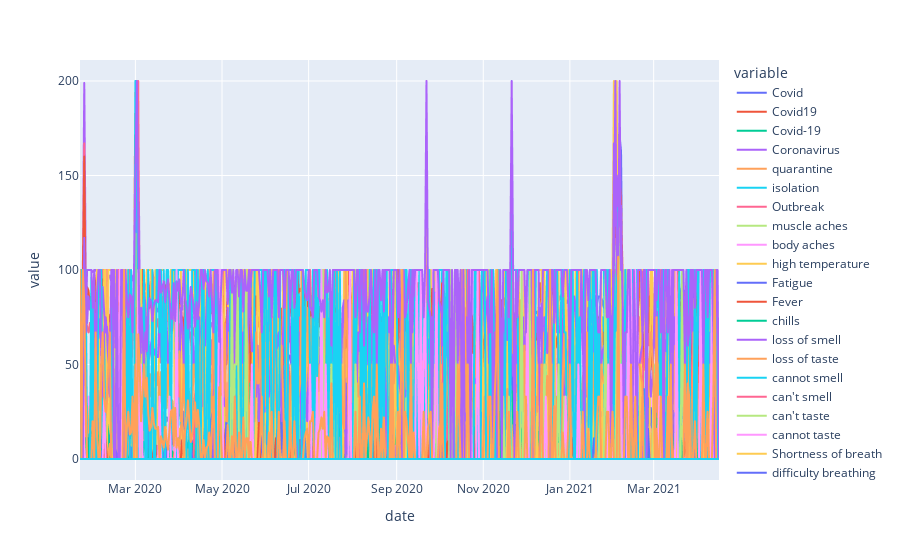

The code cell stored with this chart in its notebook:
### Code cell
px.line(df_t)

### Figure 1 — Plotly figure (JSON) as saved in the notebook; plotly's stock layout.template omitted (floating-point values rounded to 4 significant figures; data arrays with more than 128 entries replaced by an {"elided": "..."} marker saying what was removed)
{"data": [{"hovertemplate": "variable=Covid<br>date=%{x}<br>value=%{y}<extra></extra>", "legendgroup": "Covid", "line": {"color": "#636efa", "dash": "solid"}, "mode": "lines", "name": "Covid", "showlegend": true, "type": "scattergl", "x": {"elided": "451 str values"}, "xaxis": "x", "y": {"elided": "451 int values"}, "yaxis": "y"}, {"hovertemplate": "variable=Covid19<br>date=%{x}<br>value=%{y}<extra></extra>", "legendgroup": "Covid19", "line": {"color": "#EF553B", "dash": "solid"}, "mode": "lines", "name": "Covid19", "showlegend": true, "type": "scattergl", "x": {"elided": "451 str values"}, "xaxis": "x", "y": {"elided": "451 int values"}, "yaxis": "y"}, {"hovertemplate": "variable=Covid-19<br>date=%{x}<br>value=%{y}<extra></extra>", "legendgroup": "Covid-19", "line": {"color": "#00cc96", "dash": "solid"}, "mode": "lines", "name": "Covid-19", "showlegend": true, "type": "scattergl", "x": {"elided": "451 str values"}, "xaxis": "x", "y": {"elided": "451 int values"}, "yaxis": "y"}, {"hovertemplate": "variable=Coronavirus<br>date=%{x}<br>value=%{y}<extra></extra>", "legendgroup": "Coronavirus", "line": {"color": "#ab63fa", "dash": "solid"}, "mode": "lines", "name": "Coronavirus", "showlegend": true, "type": "scattergl", "x": {"elided": "451 str values"}, "xaxis": "x", "y": {"elided": "451 int values"}, "yaxis": "y"}, {"hovertemplate": "variable=quarantine<br>date=%{x}<br>value=%{y}<extra></extra>", "legendgroup": "quarantine", "line": {"color": "#FFA15A", "dash": "solid"}, "mode": "lines", "name": "quarantine", "showlegend": true, "type": "scattergl", "x": {"elided": "451 str values"}, "xaxis": "x", "y": {"elided": "451 int values"}, "yaxis": "y"}, {"hovertemplate": "variable=isolation<br>date=%{x}<br>value=%{y}<extra></extra>", "legendgroup": "isolation", "line": {"color": "#19d3f3", "dash": "solid"}, "mode": "lines", "name": "isolation", "showlegend": true, "type": "scattergl", "x": {"elided": "451 str values"}, "xaxis": "x", "y": {"elided": "451 int values"}, "yaxis": "y"}, {"hovertemplate": "variable=Outbreak<br>date=%{x}<br>value=%{y}<extra></extra>", "legendgroup": "Outbreak", "line": {"color": "#FF6692", "dash": "solid"}, "mode": "lines", "name": "Outbreak", "showlegend": true, "type": "scattergl", "x": {"elided": "451 str values"}, "xaxis": "x", "y": {"elided": "451 int values"}, "yaxis": "y"}, {"hovertemplate": "variable=muscle aches<br>date=%{x}<br>value=%{y}<extra></extra>", "legendgroup": "muscle aches", "line": {"color": "#B6E880", "dash": "solid"}, "mode": "lines", "name": "muscle aches", "showlegend": true, "type": "scattergl", "x": {"elided": "451 str values"}, "xaxis": "x", "y": {"elided": "451 int values"}, "yaxis": "y"}, {"hovertemplate": "variable=body aches<br>date=%{x}<br>value=%{y}<extra></extra>", "legendgroup": "body aches", "line": {"color": "#FF97FF", "dash": "solid"}, "mode": "lines", "name": "body aches", "showlegend": true, "type": "scattergl", "x": {"elided": "451 str values"}, "xaxis": "x", "y": {"elided": "451 int values"}, "yaxis": "y"}, {"hovertemplate": "variable=high temperature<br>date=%{x}<br>value=%{y}<extra></extra>", "legendgroup": "high temperature", "line": {"color": "#FECB52", "dash": "solid"}, "mode": "lines", "name": "high temperature", "showlegend": true, "type": "scattergl", "x": {"elided": "451 str values"}, "xaxis": "x", "y": {"elided": "451 int values"}, "yaxis": "y"}, {"hovertemplate": "variable=Fatigue<br>date=%{x}<br>value=%{y}<extra></extra>", "legendgroup": "Fatigue", "line": {"color": "#636efa", "dash": "solid"}, "mode": "lines", "name": "Fatigue", "showlegend": true, "type": "scattergl", "x": {"elided": "451 str values"}, "xaxis": "x", "y": {"elided": "451 int values"}, "yaxis": "y"}, {"hovertemplate": "variable=Fever<br>date=%{x}<br>value=%{y}<extra></extra>", "legendgroup": "Fever", "line": {"color": "#EF553B", "dash": "solid"}, "mode": "lines", "name": "Fever", "showlegend": true, "type": "scattergl", "x": {"elided": "451 str values"}, "xaxis": "x", "y": {"elided": "451 int values"}, "yaxis": "y"}, {"hovertemplate": "variable=chills<br>date=%{x}<br>value=%{y}<extra></extra>", "legendgroup": "chills", "line": {"color": "#00cc96", "dash": "solid"}, "mode": "lines", "name": "chills", "showlegend": true, "type": "scattergl", "x": {"elided": "451 str values"}, "xaxis": "x", "y": {"elided": "451 int values"}, "yaxis": "y"}, {"hovertemplate": "variable=loss of smell<br>date=%{x}<br>value=%{y}<extra></extra>", "legendgroup": "loss of smell", "line": {"color": "#ab63fa", "dash": "solid"}, "mode": "lines", "name": "loss of smell", "showlegend": true, "type": "scattergl", "x": {"elided": "451 str values"}, "xaxis": "x", "y": {"elided": "451 int values"}, "yaxis": "y"}, {"hovertemplate": "variable=loss of taste<br>date=%{x}<br>value=%{y}<extra></extra>", "legendgroup": "loss of taste", "line": {"color": "#FFA15A", "dash": "solid"}, "mode": "lines", "name": "loss of taste", "showlegend": true, "type": "scattergl", "x": {"elided": "451 str values"}, "xaxis": "x", "y": {"elided": "451 int values"}, "yaxis": "y"}, {"hovertemplate": "variable=cannot smell<br>date=%{x}<br>value=%{y}<extra></extra>", "legendgroup": "cannot smell", "line": {"color": "#19d3f3", "dash": "solid"}, "mode": "lines", "name": "cannot smell", "showlegend": true, "type": "scattergl", "x": {"elided": "451 str values"}, "xaxis": "x", "y": {"elided": "451 int values"}, "yaxis": "y"}, {"hovertemplate": "variable=can't smell<br>date=%{x}<br>value=%{y}<extra></extra>", "legendgroup": "can't smell", "line": {"color": "#FF6692", "dash": "solid"}, "mode": "lines", "name": "can't smell", "showlegend": true, "type": "scattergl", "x": {"elided": "451 str values"}, "xaxis": "x", "y": {"elided": "451 int values"}, "yaxis": "y"}, {"hovertemplate": "variable=can't taste<br>date=%{x}<br>value=%{y}<extra></extra>", "legendgroup": "can't taste", "line": {"color": "#B6E880", "dash": "solid"}, "mode": "lines", "name": "can't taste", "showlegend": true, "type": "scattergl", "x": {"elided": "451 str values"}, "xaxis": "x", "y": {"elided": "451 int values"}, "yaxis": "y"}, {"hovertemplate": "variable=cannot taste<br>date=%{x}<br>value=%{y}<extra></extra>", "legendgroup": "cannot taste", "line": {"color": "#FF97FF", "dash": "solid"}, "mode": "lines", "name": "cannot taste", "showlegend": true, "type": "scattergl", "x": {"elided": "451 str values"}, "xaxis": "x", "y": {"elided": "451 int values"}, "yaxis": "y"}, {"hovertemplate": "variable=Shortness of breath<br>date=%{x}<br>value=%{y}<extra></extra>", "legendgroup": "Shortness of breath", "line": {"color": "#FECB52", "dash": "solid"}, "mode": "lines", "name": "Shortness of breath", "showlegend": true, "type": "scattergl", "x": {"elided": "451 str values"}, "xaxis": "x", "y": {"elided": "451 int values"}, "yaxis": "y"}, {"hovertemplate": "variable=difficulty breathing<br>date=%{x}<br>value=%{y}<extra></extra>", "legendgroup": "difficulty breathing", "line": {"color": "#636efa", "dash": "solid"}, "mode": "lines", "name": "difficulty breathing", "showlegend": true, "type": "scattergl", "x": {"elided": "451 str values"}, "xaxis": "x", "y": {"elided": "451 int values"}, "yaxis": "y"}, {"hovertemplate": "variable=can't breath<br>date=%{x}<br>value=%{y}<extra></extra>", "legendgroup": "can't breath", "line": {"color": "#EF553B", "dash": "solid"}, "mode": "lines", "name": "can't breath", "showlegend": true, "type": "scattergl", "x": {"elided": "451 str values"}, "xaxis": "x", "y": {"elided": "451 int values"}, "yaxis": "y"}, {"hovertemplate": "variable=cannot breath<br>date=%{x}<br>value=%{y}<extra></extra>", "legendgroup": "cannot breath", "line": {"color": "#00cc96", "dash": "solid"}, "mode": "lines", "name": "cannot breath", "showlegend": true, "type": "scattergl", "x": {"elided": "451 str values"}, "xaxis": "x", "y": {"elided": "451 int values"}, "yaxis": "y"}, {"hovertemplate": "variable=Cough<br>date=%{x}<br>value=%{y}<extra></extra>", "legendgroup": "Cough", "line": {"color": "#ab63fa", "dash": "solid"}, "mode": "lines", "name": "Cough", "showlegend": true, "type": "scattergl", "x": {"elided": "451 str values"}, "xaxis": "x", "y": {"elided": "451 int values"}, "yaxis": "y"}, {"hovertemplate": "variable=Sore throat<br>date=%{x}<br>value=%{y}<extra></extra>", "legendgroup": "Sore throat", "line": {"color": "#FFA15A", "dash": "solid"}, "mode": "lines", "name": "Sore throat", "showlegend": true, "type": "scattergl", "x": {"elided": "451 str values"}, "xaxis": "x", "y": {"elided": "451 int values"}, "yaxis": "y"}, {"hovertemplate": "variable=sneezing<br>date=%{x}<br>value=%{y}<extra></extra>", "legendgroup": "sneezing", "line": {"color": "#19d3f3", "dash": "solid"}, "mode": "lines", "name": "sneezing", "showlegend": true, "type": "scattergl", "x": {"elided": "451 str values"}, "xaxis": "x", "y": {"elided": "451 int values"}, "yaxis": "y"}, {"hovertemplate": "variable=casual contact<br>date=%{x}<br>value=%{y}<extra></extra>", "legendgroup": "casual contact", "line": {"color": "#FF6692", "dash": "solid"}, "mode": "lines", "name": "casual contact", "showlegend": true, "type": "scattergl", "x": {"elided": "451 str values"}, "xaxis": "x", "y": {"elided": "451 int values"}, "yaxis": "y"}, {"hovertemplate": "variable=close contact<br>date=%{x}<br>value=%{y}<extra></extra>", "legendgroup": "close contact", "line": {"color": "#B6E880", "dash": "solid"}, "mode": "lines", "name": "close contact", "showlegend": true, "type": "scattergl", "x": {"elided": "451 str values"}, "xaxis": "x", "y": {"elided": "451 int values"}, "yaxis": "y"}, {"hovertemplate": "variable=direct contact<br>date=%{x}<br>value=%{y}<extra></extra>", "legendgroup": "direct contact", "line": {"color": "#FF97FF", "dash": "solid"}, "mode": "lines", "name": "direct contact", "showlegend": true, "type": "scattergl", "x": {"elided": "451 str values"}, "xaxis": "x", "y": {"elided": "451 int values"}, "yaxis": "y"}, {"hovertemplate": "variable=mild cold symptoms<br>date=%{x}<br>value=%{y}<extra></extra>", "legendgroup": "mild cold symptoms", "line": {"color": "#FECB52", "dash": "solid"}, "mode": "lines", "name": "mild cold symptoms", "showlegend": true, "type": "scattergl", "x": {"elided": "451 str values"}, "xaxis": "x", "y": {"elided": "451 int values"}, "yaxis": "y"}, {"hovertemplate": "variable=mild cold<br>date=%{x}<br>value=%{y}<extra></extra>", "legendgroup": "mild cold", "line": {"color": "#636efa", "dash": "solid"}, "mode": "lines", "name": "mild cold", "showlegend": true, "type": "scattergl", "x": {"elided": "451 str values"}, "xaxis": "x", "y": {"elided": "451 int values"}, "yaxis": "y"}, {"hovertemplate": "variable=flu-like symptoms<br>date=%{x}<br>value=%{y}<extra></extra>", "legendgroup": "flu-like symptoms", "line": {"color": "#EF553B", "dash": "solid"}, "mode": "lines", "name": "flu-like symptoms", "showlegend": true, "type": "scattergl", "x": {"elided": "451 str values"}, "xaxis": "x", "y": {"elided": "451 int values"}, "yaxis": "y"}, {"hovertemplate": "variable=flu-like<br>date=%{x}<br>value=%{y}<extra></extra>", "legendgroup": "flu-like", "line": {"color": "#00cc96", "dash": "solid"}, "mode": "lines", "name": "flu-like", "showlegend": true, "type": "scattergl", "x": {"elided": "451 str values"}, "xaxis": "x", "y": {"elided": "451 int values"}, "yaxis": "y"}, {"hovertemplate": "variable=pandemic<br>date=%{x}<br>value=%{y}<extra></extra>", "legendgroup": "pandemic", "line": {"color": "#ab63fa", "dash": "solid"}, "mode": "lines", "name": "pandemic", "showlegend": true, "type": "scattergl", "x": {"elided": "451 str values"}, "xaxis": "x", "y": {"elided": "451 int values"}, "yaxis": "y"}, {"hovertemplate": "variable=epidemic<br>date=%{x}<br>value=%{y}<extra></extra>", "legendgroup": "epidemic", "line": {"color": "#FFA15A", "dash": "solid"}, "mode": "lines", "name": "epidemic", "showlegend": true, "type": "scattergl", "x": {"elided": "451 str values"}, "xaxis": "x", "y": {"elided": "451 int values"}, "yaxis": "y"}, {"hovertemplate": "variable=epidemy<br>date=%{x}<br>value=%{y}<extra></extra>", "legendgroup": "epidemy", "line": {"color": "#19d3f3", "dash": "solid"}, "mode": "lines", "name": "epidemy", "showlegend": true, "type": "scattergl", "x": {"elided": "451 str values"}, "xaxis": "x", "y": {"elided": "451 int values"}, "yaxis": "y"}], "layout": {"autosize": true, "legend": {"title": {"text": "variable"}, "tracegroupgap": 0}, "margin": {"t": 60}, "xaxis": {"anchor": "y", "autorange": true, "domain": [0, 1], "range": ["2020-01-22", "2021-04-16"], "title": {"text": "date"}, "type": "date"}, "yaxis": {"anchor": "x", "autorange": true, "domain": [0, 1], "range": [-11.11, 211.1], "title": {"text": "value"}, "type": "linear"}}}
